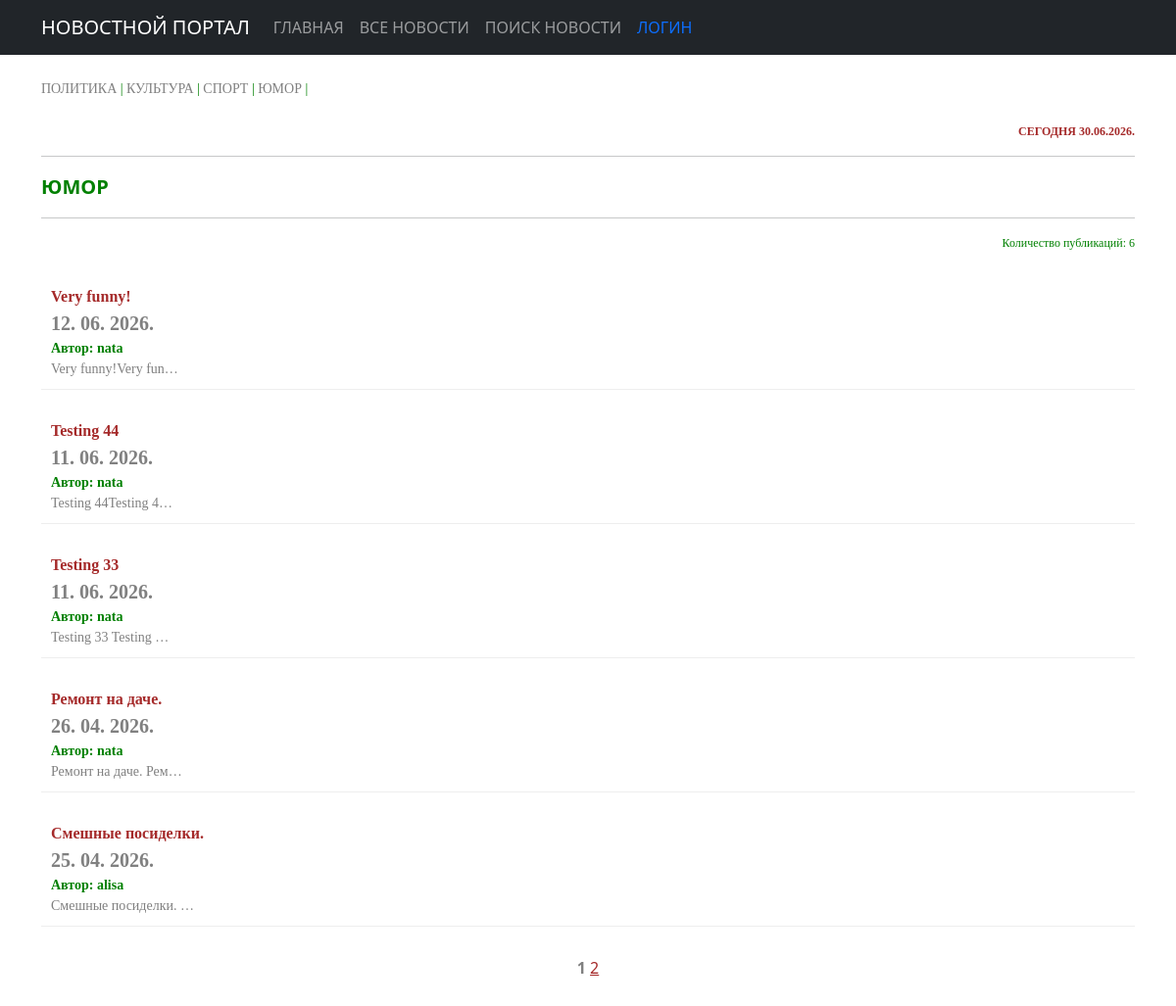
The app's page /news/humour/4/, older data.
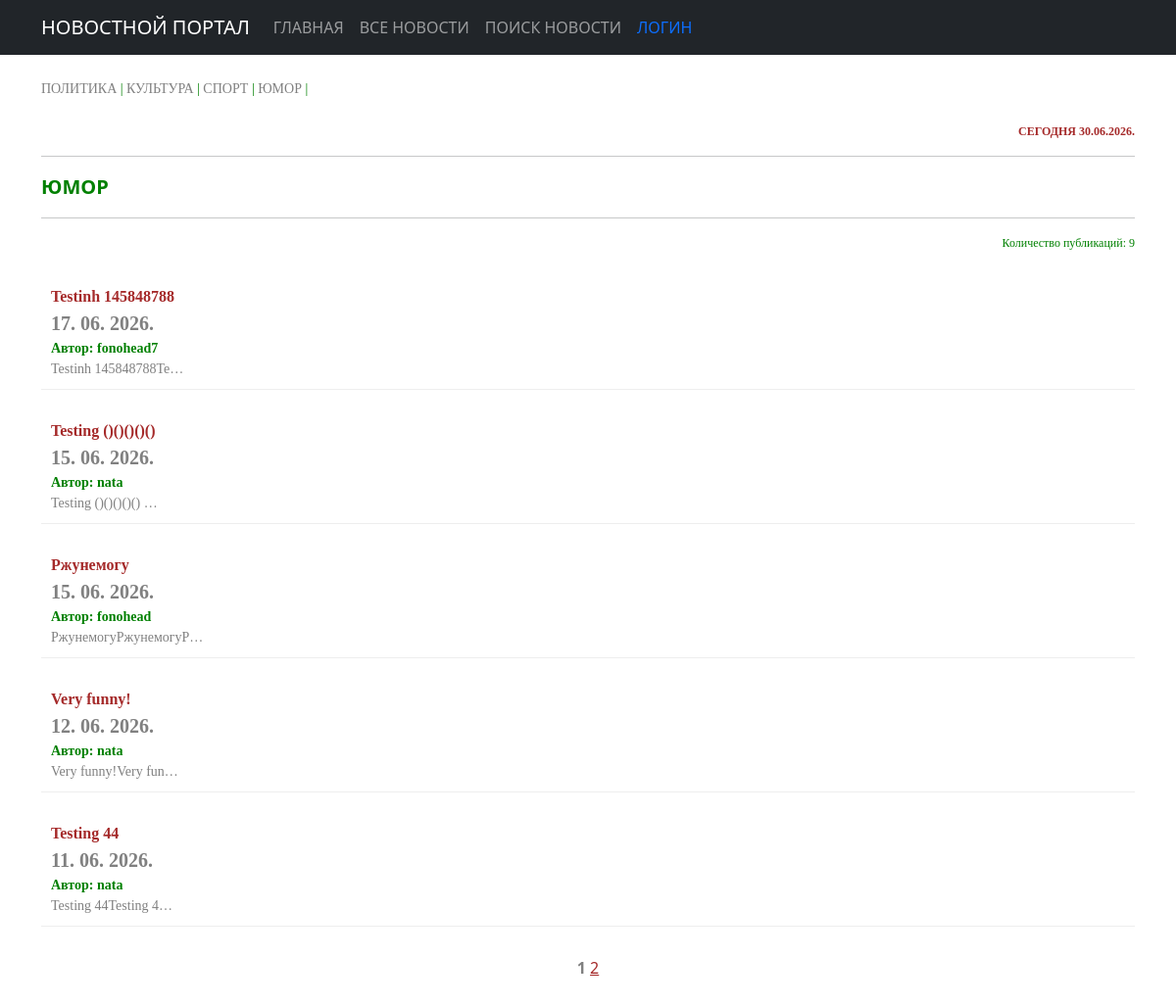
The same page, newer data.
### news/models.py (models this page shows, shortened)
class Post(models.Model):
    ARTICLE = 'AR'
    NEWS = 'NW'
    TYPE_CHOICES = [(ARTICLE, 'Статья'), (NEWS, 'Новость')]
    author = models.ForeignKey(Author, on_delete=models.CASCADE)
    post_type = models.CharField(max_length=2, choices=TYPE_CHOICES, default=ARTICLE)
    created_at = models.DateTimeField(auto_now_add=True)
    categories = models.ManyToManyField(Category, through='PostCategory')
    title = models.CharField(max_length=250)
    text = models.TextField()
    rating = models.IntegerField(default=0)
    class Meta:
        ordering = ['-created_at']

### accounts/models.py (models this page shows, shortened)
class Author(models.Model):
    user = models.OneToOneField(User, on_delete=models.CASCADE, related_name='author')
    rating = models.IntegerField(default=0)

### news/views.py (the view)
# urls.py: path('humour/<int:category_id>/', HumourListView.as_view(), name='post_humour'),
class HumourListView(PostListView):
    template_name = 'flatpages/posts_humour.html'
    def get_queryset(self):
        category_id = self.kwargs.get('category_id')
        category = get_object_or_404(Category, id=category_id)
        queryset = Post.objects.filter(categories=category).order_by('-created_at')
        self.filterset = NewsFilter(self.request.GET, queryset=queryset)
        return self.filterset.qs
    def get_context_data(self, **kwargs):
        context = super().get_context_data(**kwargs)
        category_id = self.kwargs.get('category_id')
        category = get_object_or_404(Category, id=category_id)
        context['total_posts'] = self.get_queryset().count()
        context['current_category'] = category
        return context

### accounts/context_processors.py (called while the page is built, shortened)
def user_groups(request):
    if request.user.is_authenticated:
        has_authors_group = request.user.groups.filter(name='authors').exists()
    else:
        has_authors_group = False
    return {
        'user_has_authors_group': has_authors_group,
    }

def user_groups_context(request):
    context = {
        'user_has_authors_group': False,
        'user_has_sub_politics_group': False,
        'user_has_sub_culture_group': False,
        'user_has_sub_sport_group': False,
        'user_has_sub_humour_group': False,
    }
    return context

### news/templatetags/custom_tags.py (called while the page is built)
@register.simple_tag()
def current_time(format_string='%d.%m.%Y.'):
    return datetime.utcnow().strftime(format_string)

@register.simple_tag(takes_context=True)
def url_replace(context, **kwargs):
   d = context['request'].GET.copy()
   for k, v in kwargs.items():
       d[k] = v
   return d.urlencode()

### news/views.py (called while the page is built)
    def get_context_data(self, **kwargs):
        context = super().get_context_data(**kwargs)
        context['filterset'] = self.filterset
        context['total_posts'] = Post.objects.count()
        return context

### templates/flatpages/posts_humour.html (shortened to what this page needs)
{% extends 'flatpages/default.html' %}
{% load custom_filters %}
{% load custom_tags %}
{% block content %}
<br>
<div style="text-align: left; color: green; font-size: 14px; font-weight: normal; font-family: Tahoma;">
<a href="{% url 'news:post_politics' category_id=1 %}" class="my-category-link">ПОЛИТИКА</a> |
    <a href="{% url 'news:post_culture' category_id=3 %}" class="my-category-link">КУЛЬТУРА</a> |
    <a href="{% url 'news:post_sport' category_id=2 %}" class="my-category-link">СПОРТ</a> |
    <a href="{% url 'news:post_humour' category_id=4 %}" class="my-category-link">ЮМОР</a> |
</div>
<br>
<div style="text-align: right; color: brown; font-size: 12px; font-weight: bold; font-family: tahoma;">
    СЕГОДНЯ {% current_time %}
</div>
<hr>
<div style="text-align: left; color: green; font-size: 20px; font-weight: bold;">
        ЮМОР
</div>
<hr>
<div style="text-align: right; color: green; font-size: 12px; font-weight: normal; font-family: tahoma;">
        Количество публикаций: {{ total_posts }}
</div>
<br>
{% if posts %}
<ol style="list-style-type: none; padding: 0; margin: 0;">
    {% for post in posts %}
        <li style="margin-bottom: 20px; padding: 10px; border-bottom: 1px solid #eeeeee;">
            <div style="text-align: left; color: grey; font-family: tahoma; font-size: 16px;">
                <div style="text-align: left; font-size: 16px;color: brown; font-weight: bold;">
                    {{ post.title|censor }}</div>
                <div style="text-align: left; font-size: 20px;color: grey; font-weight: bold;">
                    {{ post.created_at|date:"d. m. Y." }}</div>
                <div style="text-align: left; font-size: 14px;color: green; font-weight: bold;">
                    Автор: {{ post.author.user.username }}</div>
                <div style="text-align: left; font-size: 14px;">
                    {{ post.text|censor|truncatechars:20 }}</div>
            </div>
        </li>
    {% endfor %}
</ol>
{% else %}
<h2>Новостей нет!</h2>
{% endif %}
<div style="color: grey; text-align: center; margin: 30px 0;">
  <strong style="color: grey;">{{ page_obj.number }}</strong>
  {% if page_obj.has_next %}
    <a href="?{% url_replace page=page_obj.next_page_number %}" style="color: brown;">
        {{ page_obj.next_page_number }}</a>
  {% endif %}
</div>
{% endblock content %}

Row changes from the older to the newer data that the page shows:
no longer on this page (row unchanged): Post: title|censor "Testing 33", created_at "11. 06. 2026.", author.user.username "nata", text|censor "Testing 33 Testing …"
no longer on this page (row unchanged): Post: title|censor "Ремонт на даче.", created_at "26. 04. 2026.", author.user.username "nata", text|censor "Ремонт на даче. Рем…"
no longer on this page (row unchanged): Post: title|censor "Смешные посиделки.", created_at "25. 04. 2026.", author.user.username "alisa", text|censor "Смешные посиделки. …"
added Post: title|censor "Testinh 145848788", created_at "17. 06. 2026.", author.user.username "fonohead7", text|censor "Testinh 145848788Te…"
added Post: title|censor "Testing ()()()()()", created_at "15. 06. 2026.", author.user.username "nata", text|censor "Testing ()()()()() …"
added Post: title|censor "Ржунемогу", created_at "15. 06. 2026.", author.user.username "fonohead", text|censor "РжунемогуРжунемогуР…"
Text that changed along with them:
{{ total_posts }}: "6" → "9"
